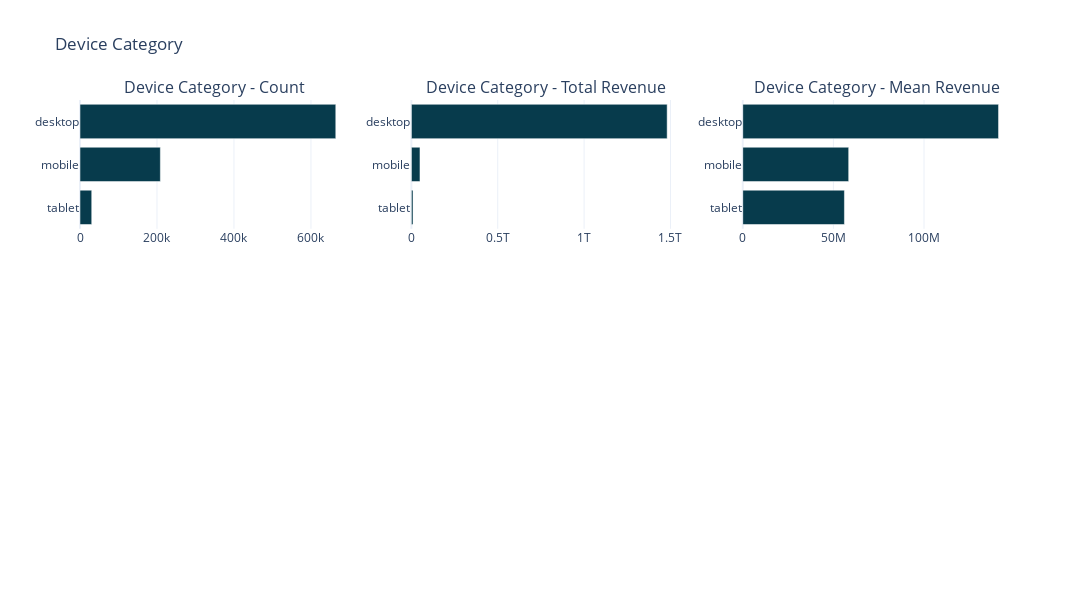

The cell this chart's notebook holds for it:
### Code cell
# Device Category statistics 

aggs = df.groupby('deviceCategory')['transactionRevenue'].agg(['size', 'sum', 'mean'])

aggs.columns = ["count", "total_revenue", "mean"]
cnt_srs = aggs.sort_values(by="count", ascending=False)
trace1 = make_bar_chart(aggs["count"].head(10), '#073b4c')
trace2 = make_bar_chart(aggs["total_revenue"].head(10), '#073b4c')
trace3 = make_bar_chart(aggs["mean"].head(10), '#073b4c')

fig = tools.make_subplots(rows=3, cols=3, vertical_spacing=0.04, 
                          subplot_titles=["Device Category - Count", "Device Category - Total Revenue", "Device Category - Mean Revenue"])

fig.append_trace(trace1, 1, 1)
fig.append_trace(trace2, 1, 2)
fig.append_trace(trace3, 1, 3)

fig['layout'].update(height=600, width=1500, template='plotly_white',paper_bgcolor='#ffffff', title="Device Category")
plty.iplot(fig, filename='device-plots')

### Figure 1 — Plotly figure (JSON) as saved in the notebook; plotly's stock layout.template omitted (floating-point values rounded to 4 significant figures)
{"data": [{"marker": {"color": "#073b4c"}, "orientation": "h", "showlegend": false, "type": "bar", "x": [30449, 208725, 664479], "xaxis": "x", "y": ["tablet", "mobile", "desktop"], "yaxis": "y"}, {"marker": {"color": "#073b4c"}, "orientation": "h", "showlegend": false, "type": "bar", "x": [9421340000, 49785810000, 1480864090000], "xaxis": "x2", "y": ["tablet", "mobile", "desktop"], "yaxis": "y2"}, {"marker": {"color": "#073b4c"}, "orientation": "h", "showlegend": false, "type": "bar", "x": [56080000.0, 58430000.0, 141100000.0], "xaxis": "x3", "y": ["tablet", "mobile", "desktop"], "yaxis": "y3"}], "layout": {"annotations": [{"font": {"size": 16}, "showarrow": false, "text": "Device Category - Count", "x": 0.1444, "xanchor": "center", "xref": "paper", "y": 1, "yanchor": "bottom", "yref": "paper"}, {"font": {"size": 16}, "showarrow": false, "text": "Device Category - Total Revenue", "x": 0.5, "xanchor": "center", "xref": "paper", "y": 1, "yanchor": "bottom", "yref": "paper"}, {"font": {"size": 16}, "showarrow": false, "text": "Device Category - Mean Revenue", "x": 0.8556, "xanchor": "center", "xref": "paper", "y": 1, "yanchor": "bottom", "yref": "paper"}], "height": 600, "paper_bgcolor": "#ffffff", "title": {"text": "Device Category"}, "width": 1500, "xaxis": {"anchor": "y", "autorange": true, "domain": [0, 0.2889], "range": [0, 699500.0], "type": "linear"}, "xaxis2": {"anchor": "y2", "autorange": true, "domain": [0.3556, 0.6444], "range": [0, 1559000000000.0], "type": "linear"}, "xaxis3": {"anchor": "y3", "autorange": true, "domain": [0.7111, 1], "range": [0, 148500000.0], "type": "linear"}, "xaxis4": {"anchor": "y4", "domain": [0, 0.2889]}, "xaxis5": {"anchor": "y5", "domain": [0.3556, 0.6444]}, "xaxis6": {"anchor": "y6", "domain": [0.7111, 1]}, "xaxis7": {"anchor": "y7", "domain": [0, 0.2889]}, "xaxis8": {"anchor": "y8", "domain": [0.3556, 0.6444]}, "xaxis9": {"anchor": "y9", "domain": [0.7111, 1]}, "yaxis": {"anchor": "x", "autorange": true, "domain": [0.6933, 1], "range": [-0.5, 2.5], "type": "category"}, "yaxis2": {"anchor": "x2", "autorange": true, "domain": [0.6933, 1], "range": [-0.5, 2.5], "type": "category"}, "yaxis3": {"anchor": "x3", "autorange": true, "domain": [0.6933, 1], "range": [-0.5, 2.5], "type": "category"}, "yaxis4": {"anchor": "x4", "domain": [0.3467, 0.6533]}, "yaxis5": {"anchor": "x5", "domain": [0.3467, 0.6533]}, "yaxis6": {"anchor": "x6", "domain": [0.3467, 0.6533]}, "yaxis7": {"anchor": "x7", "domain": [0, 0.3067]}, "yaxis8": {"anchor": "x8", "domain": [0, 0.3067]}, "yaxis9": {"anchor": "x9", "domain": [0, 0.3067]}}}
